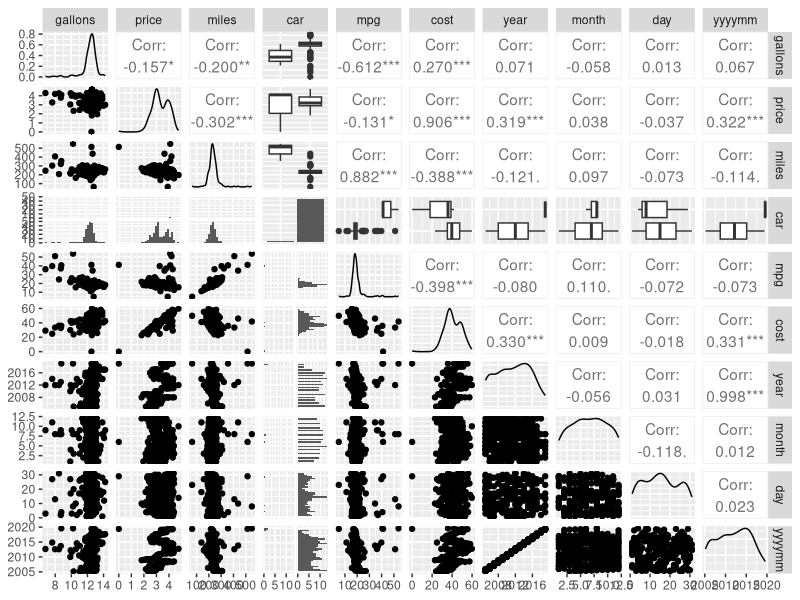
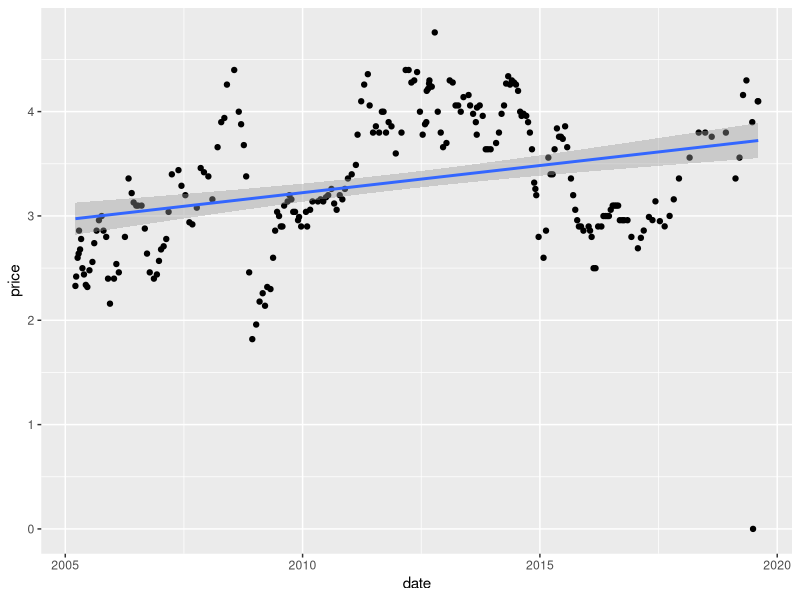
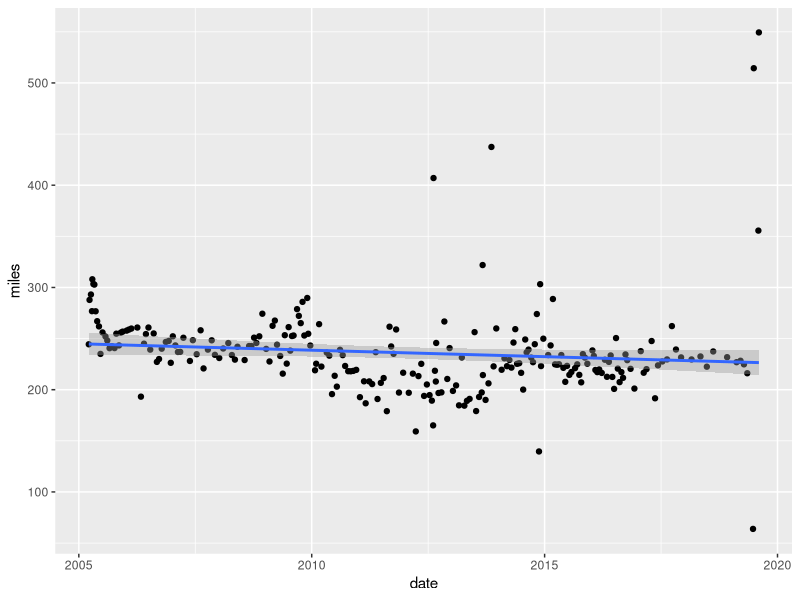
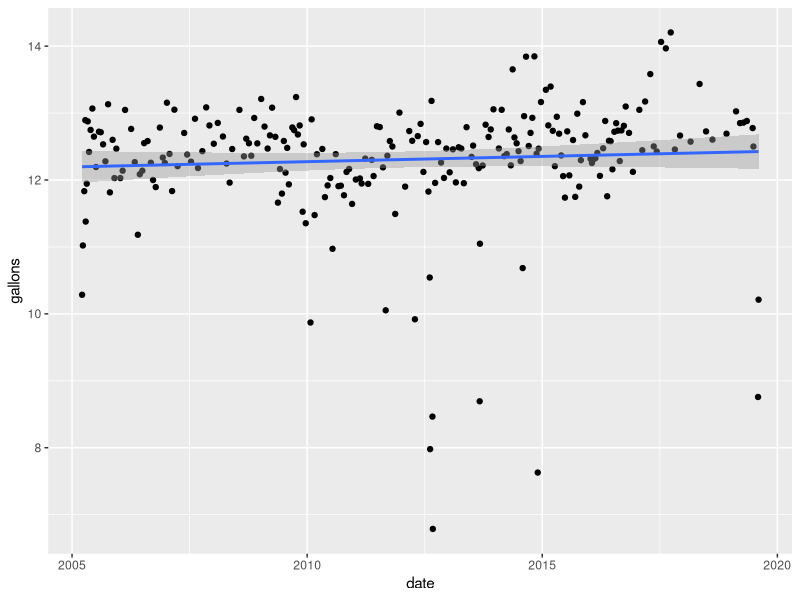
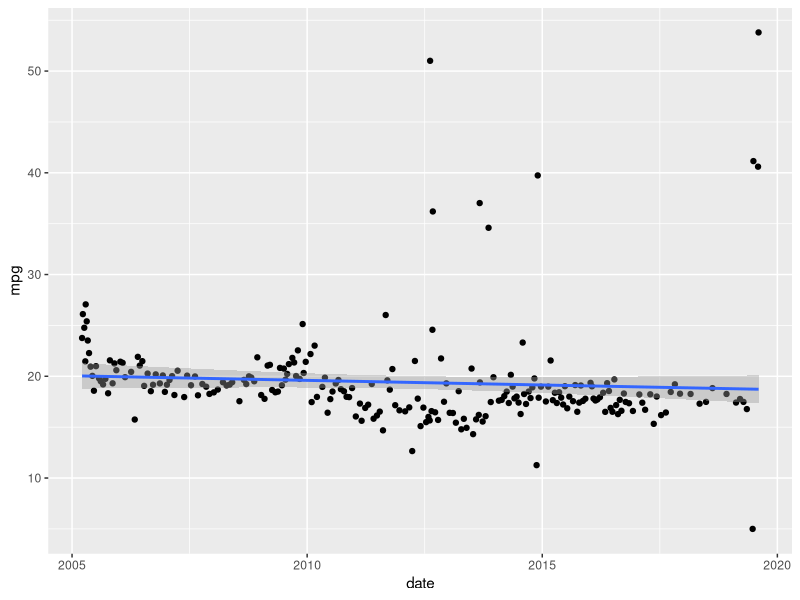
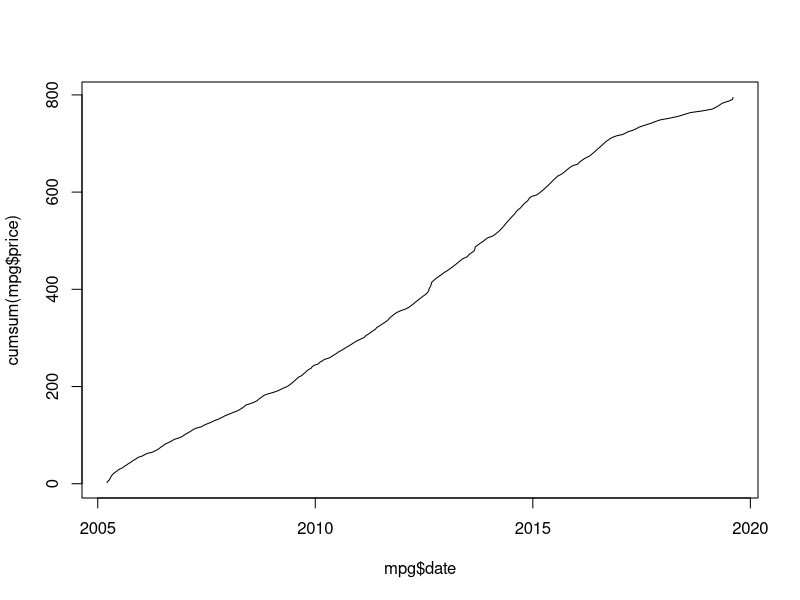
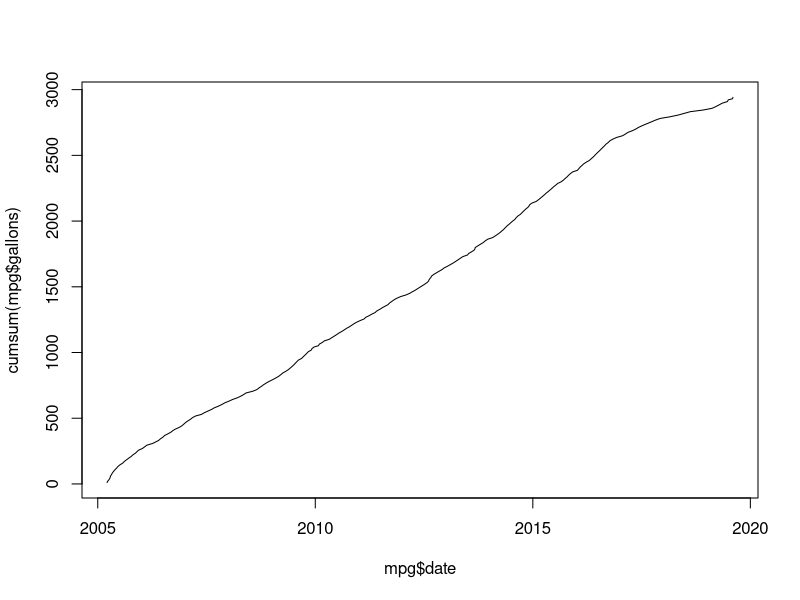
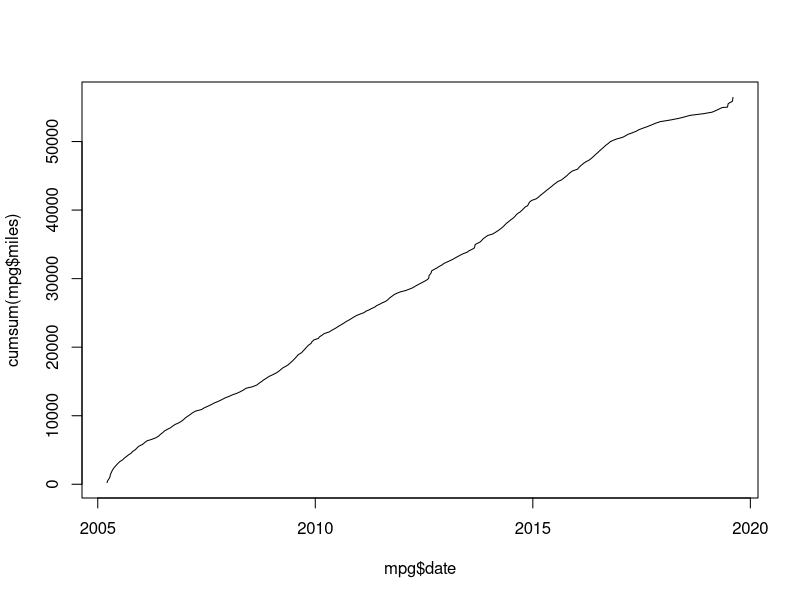

Generate these figures, in order, with R: (Note: this script raises an error after producing the figures.)

mpg <- read.csv("mpg.csv", stringsAsFactors = F)

mpg$date <- as.POSIXct(strptime(mpg$date, '%m/%d/%Y'))
mpg$mpg <- mpg$miles / mpg$gallons
mpg$cost <- mpg$gallons * mpg$price

library(lubridate)

mpg$year <- year(mpg$date)
mpg$month <- month(mpg$date)
mpg$day <- day(mpg$date)

mpg$yyyymm <- floor_date(mpg$date, 'month')

mpg <- mpg[complete.cases(mpg),]

# plot(mpg)


library(ggplot2)
library(GGally)

ggpairs(mpg[,-1])

ggplot(mpg, aes(x=date, y=price)) + geom_point() + geom_smooth(method = 'lm')
ggplot(mpg, aes(x=date, y=miles)) + geom_point() + geom_smooth(method = 'lm')
ggplot(mpg, aes(x=date, y=gallons)) + geom_point() + geom_smooth(method = 'lm')
ggplot(mpg, aes(x=date, y=mpg)) + geom_point() + geom_smooth(method = 'lm')

plot(mpg$date, cumsum(mpg$price), type='l')
plot(mpg$date, cumsum(mpg$gallons), type='l')
plot(mpg$date, cumsum(mpg$miles), type='l')

ggplot(mpg, aes(price)) +
  geom_density(color='black', fill='red', alpha=0.25) 

ggplot(mpg, aes(mpg)) +
  geom_density(color='black', fill='red', alpha=0.25) 

ggplot(mpg, aes(miles)) +
  geom_density(color='black', fill='red', alpha=0.25) 

ggplot(mpg, aes(gallons)) +
  geom_density(color='black', fill='red', alpha=0.25) 


ggplot(mpg, aes(year, mpg)) + geom_boxplot(aes(group=year))
ggplot(mpg, aes(year, cost)) + geom_boxplot(aes(group=year))
ggplot(mpg, aes(year, miles)) + geom_boxplot(aes(group=year))
ggplot(mpg, aes(year, gallons)) + geom_boxplot(aes(group=year))

library(hexbin)

ggplot(mpg) +
  geom_hex(aes(yyyymm, mpg), color='white') 

library(dplyr)

mpg %>% 
  group_by(year) %>% 
  summarise(m=mean(cost), l=t.test(cost)$conf.int[1], h=t.test(cost)$conf.int[2]) %>% 
  ggplot(aes(year, m)) + 
  geom_point() + 
  geom_segment(aes(x=year, y=l, xend=year, yend=h))


ggplot(mpg, aes(year, cost, group=year)) + 
  geom_boxplot()


mpg %>% 
  group_by(year) %>% 
  summarise(m=sum(miles)) %>% 
  ggplot(aes(year, m)) + 
  geom_bar(stat='identity') +
  geom_smooth(method='lm')


ggplot(mpg, aes(x=date, y=cumsum(miles))) + geom_line() 
ggplot(mpg, aes(x=date, y=cumsum(gallons))) + geom_line() 
ggplot(mpg, aes(x=date, y=cumsum(cost))) + geom_line() 

ggplot(mpg, aes(x=date, y=miles/price)) + geom_line() 


w <- mpg
w$price <- scale(w$price)
w$gallons <- scale(w$gallons)
w$miles <- scale(w$miles)

ggplot(w) +
  geom_density(aes(price), color='black', fill='red', alpha=0.25) +
  geom_density(aes(gallons), color='black', fill='green', alpha=0.25) +
  geom_density(aes(miles), color='black', fill='blue', alpha=0.25)
  



library(lubridate)

library(dplyr)


q <- mpg %>% 
  group_by(yyyy=year(date)) %>% 
  summarise(
    n=n(), 
    g=sum(gallons), 
    t=sum(gallons*price), 
    m=mean(gallons*price), 
    p=mean(price))
  
ggplot(q, aes(x=yyyy, y=t)) + 
  geom_bar(stat='identity') + 
  geom_smooth(method='lm')

ggplot(q, aes(x=yyyy, y=t)) + 
  geom_bar(stat='identity') + 
  geom_smooth(method='loess') +
  xlab("Year") +
  ylab("Cost") +
  ggtitle("Annual Gas Expenditure")


mpg %>% 
  group_by(yyyy=year(date), mm=month(date)) %>% 
  summarise(n=n(), 
    g=sum(gallons), 
    t=sum(gallons*price), 
    p=mean(price)) %>%
  ggplot(aes(x=factor(paste(yyyy, mm)), y=t)) +
  geom_bar(aes(fill=t),
           color='white', stat='identity') 


ggplot(mpg, aes(gallons)) + geom_histogram(bins = 100)
ggplot(mpg, aes(price)) + geom_histogram(bins = 100)
ggplot(mpg, aes(miles)) + geom_histogram(bins = 100)


mpg %>% group_by(d=floor_date(date, 'months')) %>% summarise(n=n(), mpg=mean(mpg)) %>% ggplot(aes(x=d, y=mpg)) + geom_bar(aes(fill=n),stat='identity')

mpg %>% group_by(d=floor_date(date, 'quarters')) %>% summarise(n=n(), mpg=mean(mpg)) %>% ggplot(aes(x=d, y=mpg)) + geom_bar(aes(fill=n),stat='identity')

mpg %>% group_by(d=floor_date(date, 'years')) %>% summarise(n=n(), mpg=mean(mpg)) %>% ggplot(aes(x=d, y=mpg)) + geom_bar(aes(fill=n),stat='identity') + geom_hline(aes(yintercept=mean(mpg)), color='red') +
  geom_hline(aes(yintercept=mean(n)), color='black')

library(forecast)

q <- mpg %>% group_by(d=floor_date(date, 'months')) %>% summarise(n=n(), mpg=mean(mpg))
m <- ts(q$mpg, frequency = 12, start=c(2005,3), end=c(2017,9))
fit <- auto.arima(m)
plot(forecast(fit, h=12))

seasonplot(m)
ts.plot(m)

f <- ets(m)
plot(f)

plot(stl(m, s.window = 12))



qq <- mpg %>% mutate(yyyy=year(date), g=cumsum(gallons), t=cumsum(gallons*price), p=cummean(price))

ggplot(qq, aes(x=yyyy, y=miles, group=yyyy)) + geom_boxplot(aes(fill=miles)) + scale_fill_continuous()


x <- lapply(2005:2017, function(y) { 
    p <- seq(1, 100, length.out = 100) / 100
    data.frame(y=y, p=p, q=quantile(qq[qq$yyyy==y,]$price, p)) 
  })
z <- do.call(rbind, x)
  
ggplot(z) + geom_line(aes(x=p, y=q, group=y, color=as.factor(y)))  


v <- mpg %>% mutate(yyyy=year(date), mpg=miles/gallons, m=cumsum(miles), cmpg=cumsum(miles)/cumsum(gallons),  g=cumsum(gallons), t=cumsum(gallons*price), p=cummean(price))

ggplot(v) + geom_line(aes(x=date, y=cmpg))


library(cluster)

plot(mpg$miles, mpg$price)

d <- v
d <- mpg[,c('price', 'gallons', 'miles')]
d$mpg <- d$miles / d$gallons

fit <- kmeans(d[,c('miles', 'gallons', 'mpg', 'price')], centers=5)

fit
fit$cluster
# plot(d$price, d$mpg, col=fit$cluster)
# plot(d$gallons, d$miles, col=fit$cluster)
# plot(d$gallons, d$price, col=fit$cluster)
# library(rgl)
# plot3d(d)
# plot3d(d, col=fit$cluster)

d$cluster <- factor(fit$cluster)

library(gridExtra)

g1 <- ggplot(d) + 
  geom_point(aes(x=mpg, y=miles, color=cluster))

g2 <- ggplot(d) + 
  geom_point(aes(x=mpg, y=price, color=cluster))

g3 <- ggplot(d) + 
  geom_point(aes(x=mpg, y=gallons, color=cluster))

grid.arrange(g1, g2, g3, nrow=3)



g1 <- ggplot(d) + 
  geom_jitter(aes(x=cluster, y=mpg, color=cluster))

g2 <- ggplot(d) + 
  geom_jitter(aes(x=cluster, y=miles, color=cluster))

g3 <- ggplot(d) + 
  geom_jitter(aes(x=cluster, y=price, color=cluster))

g4 <- ggplot(d) + 
  geom_jitter(aes(x=cluster, y=gallons, color=cluster))

grid.arrange(g1, g2, g3, g4, nrow=2)





g1 <- ggplot(d) + 
  geom_point(aes(x=mpg, y=miles, color=cluster))

g2 <- ggplot(d) + 
  geom_point(aes(x=mpg, y=price, color=cluster))

g3 <- ggplot(d) + 
  geom_point(aes(x=mpg, y=gallons, color=cluster))

g4 <- ggplot(d) + 
  geom_point(aes(x=miles, y=price, color=cluster))

g5 <- ggplot(d) + 
  geom_point(aes(x=price, y=gallons, color=cluster))

g6 <- ggplot(d) + 
  geom_point(aes(x=miles, y=gallons, color=cluster))


grid.arrange(g1, g2, g3, g4, g5, g6, nrow=3)


v <- mpg %>% group_by(yyyy=year(date), mm=month(date)) %>% summarise( mpg=sum(miles)/sum(gallons), tp=sum(price), n=n(), ap=mean(price), ag=mean(gallons), tg=sum(gallons), tm=sum(miles) , am=mean(miles) ) %>% arrange(yyyy, mm) %>% mutate( cm=cumsum(tm), ampg=cummean(mpg) )



ggplot(v) + geom_line(aes(group=yyyy, x=mm, y=mpg)) + facet_wrap( ~ yyyy, ncol=3 )

ggplot(v) + geom_line(aes(x=1:147, y=ampg))

k <- ts(v[,c('mpg')], frequency = 12)

fit <- HoltWinters(k)
plot(forecast(fit,12*5))


fit <- auto.arima(k)
plot(forecast(fit, 12*5))


k <- ts(v[,c('ampg')], frequency = 12)

fit <- HoltWinters(k)
plot(forecast(fit,12*5))


fit <- auto.arima(k)
plot(forecast(fit, 12*5))



ggplot(as.data.frame(v)) + geom_boxplot(aes(x=yyyy, y=mpg, group=yyyy), outlier.color = NA) + geom_jitter(width=0.1, height=0.1, alpha=0.3, aes(x=yyyy, y=mpg, group=yyyy))

ggplot(as.data.frame(v)) + geom_violin(aes(x=yyyy, y=mpg, group=yyyy)) 

ggplot(as.data.frame(v)) + geom_jitter(width=0.1, height=0.1, alpha=0.3, aes(x=yyyy, y=mpg, group=yyyy))

ggplot(as.data.frame(v)) + geom_boxplot(aes(x=mm, y=mpg, group=mm), outlier.color = NA) + geom_jitter(width=0.1, height=0.1, alpha=0.3, aes(x=mm, y=mpg, group=mm))

ggplot(as.data.frame(v)) + geom_jitter(width=0.1, height=0.1, alpha=0.3, aes(x=mm, y=mpg, group=mm))

ggplot(as.data.frame(v)) + geom_violin(aes(x=mm, y=mpg, group=mm)) 
